Frame 1 (no input): blank canvas, image omitted
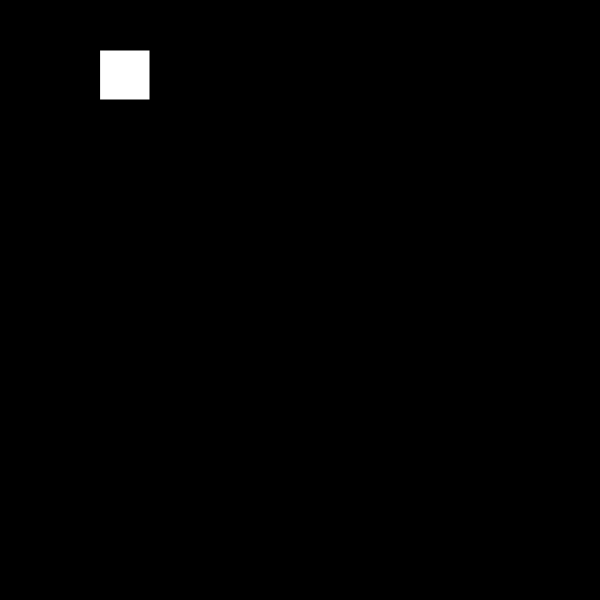
Frame 60 (no input)
Frame 120 (the mouse pressed at the canvas centre since frame 60): identical to frame 60, image omitted

The p5.js sketch that drew this single still picture (run headless with seeded random() and noise() and a simulated clock; from frame 60 on, the mouse is pressed at the canvas centre):

// p5.js sketch
// ── sketch.js
function setup() {
createCanvas(600, 600); 
background(0, 0, 0);
fill(0, 0, 0);

} 

function draw() {
square(100, 50, 50);
fill(255);

}
